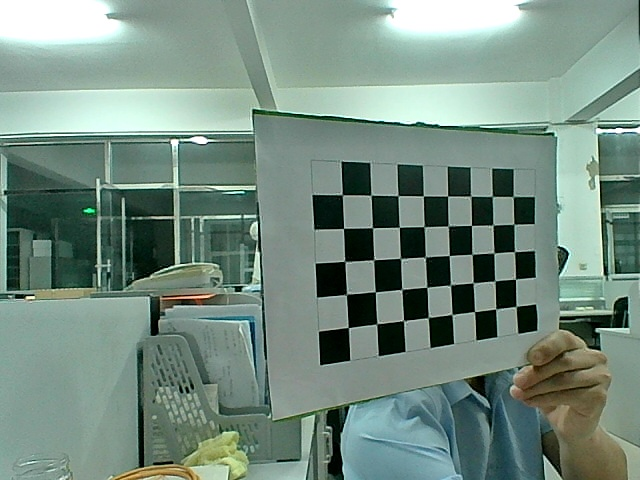
#> input picture SaveImage/left/left_0.jpg, 640 x 480 px; its folder holds only this picture in this run
$ python find_corners_demo.py
#> lines starting #> are read from the running program, lines starting #| are printed output that depends on the picture
# / -*-codeing = utf-8  -*-
# TIME : 2022/9/23 13:36
# File : find_corners  查找角点

import cv2

# 查找棋盘格 角点
criteria = (cv2.TERM_CRITERIA_EPS + cv2.TERM_CRITERIA_MAX_ITER, 30, 0.1)

# 棋盘格参数
corners_vertical = 6    # 纵向角点个数;
corners_horizontal = 9  # 纵向角点个数;
pattern_size = (corners_vertical, corners_horizontal)


def find_corners_sb(img):
    """
    查找棋盘格角点函数 SB升级款
    :param img: 处理原图
    """
    gray = cv2.cvtColor(img, cv2.COLOR_BGR2GRAY)
    # 查找棋盘格角点;
    ret, corners = cv2.findChessboardCornersSB(gray, pattern_size, cv2.CALIB_CB_EXHAUSTIVE + cv2.CALIB_CB_ACCURACY)
    print('ret', ret)
    if ret:
        # 显示角点
        cv2.drawChessboardCorners(img, pattern_size, corners, ret)
    return img


def find_corners(img):
    """
    查找棋盘格角点函数
    :param img: 处理原图
    """
    gray = cv2.cvtColor(img, cv2.COLOR_BGR2GRAY)

    # 查找棋盘格角点;
    ret, corners = cv2.findChessboardCorners(gray, pattern_size, cv2.CALIB_CB_ADAPTIVE_THRESH +
                                             cv2.CALIB_CB_FAST_CHECK +
                                             cv2.CALIB_CB_FILTER_QUADS)
    if ret:
        # 精细查找角点
        corners2 = cv2.cornerSubPix(gray, corners, (11, 11), (-1, -1), criteria)
        # 显示角点
        cv2.drawChessboardCorners(img, pattern_size, corners2, ret)


def main():
    # 1.创建显示窗口
    cv2.namedWindow("img", 0)
    cv2.resizeWindow("img", 1075, 900)

    # 2.循环读取标定图片
    for i in range(0, 13):
        file_path = ('./SaveImage/left/left_%0d.jpg' % i)
        img_src = cv2.imread(file_path)
#> img_src is the input picture: shape (480, 640, 3); mean B, G, R 129.1, 140.7, 118.2

        if img_src is not None:
            # 执行查找角点算法
            find_corners_sb(img_src)
#> in find_corners_sb, `gray = cv2.cvtColor(img, cv2.COLOR_BGR2GRAY)`:
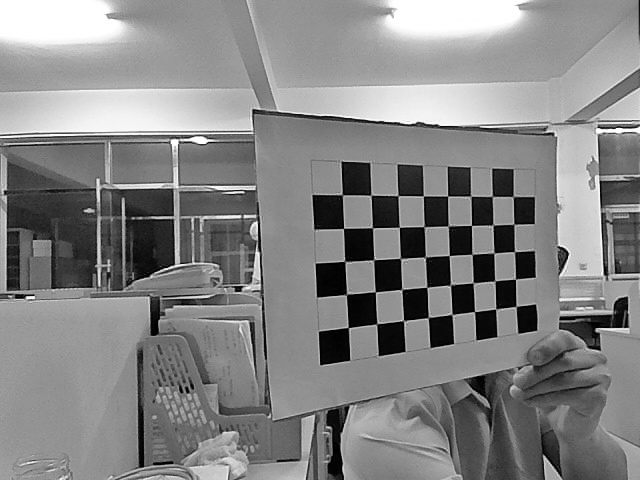
#> gray: shape (480, 640); min 0, max 255, mean 132.6
#> in find_corners_sb, `ret, corners = cv2.findChessboardCornersSB(gray, pattern_size, cv2.CAL..`: ret = False
#| ret False
            # find_corners(img_src)

            # 显示图片
            cv2.imshow("img", img_src)
            cv2.imwrite("img" + str(i) + ".jpg", img_src)
            key = cv2.waitKey(1)
#> (key q is pressed here)
            if key == ord("q"):
                break

    cv2.destroyAllWindows()


if __name__ == '__main__':
    # while True:
    main()
